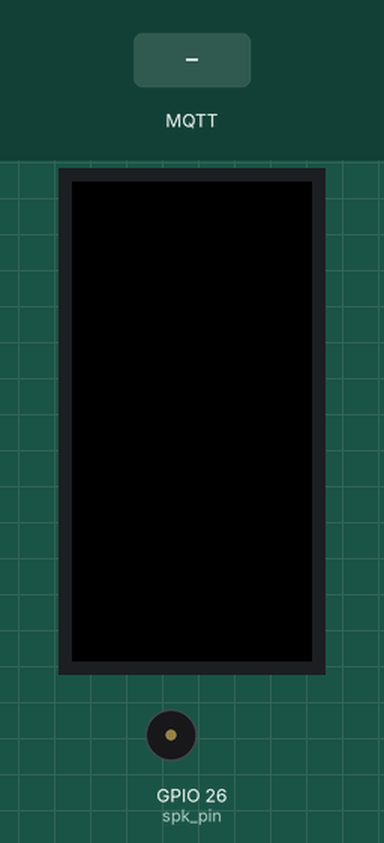
This sketch was run on a simulated ESP32. On the bench: 80×160 colour display, buzzer (waves = sounding). Inputs (shaded band) come from the test bench. WiFi joins after 1.5 s; servers stay silent unless stated; no MQTT or app messages arrive unless stated; what the sketch prints to the serial monitor is not drawn.

Above: at 2.9 s.
3.0 s: MQTT message "1" arrives on the first subscribed topic
At 3.3 s:
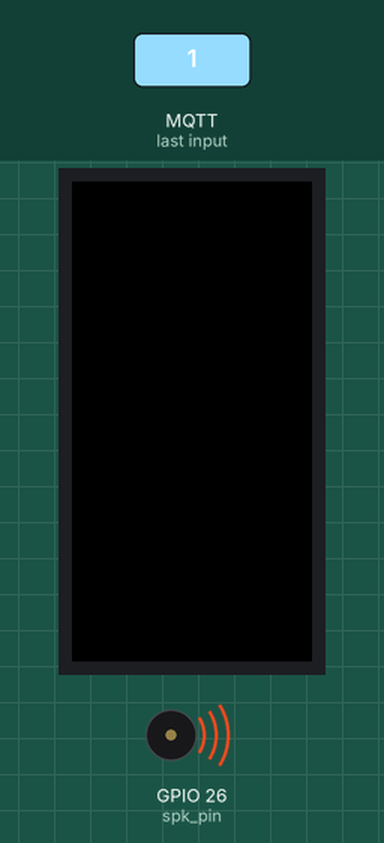
6.0 s: MQTT message "0" arrives on the first subscribed topic
Timing chart, 0 to 9.0 s (numbered marks = the images above; inputs shaded):
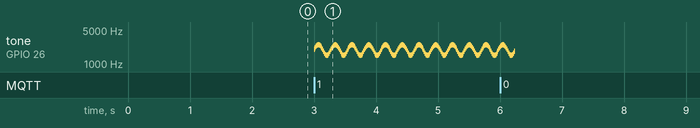

The sketch:

alarm.ino
```cpp
#include <WiFi.h>
#include "PubSubClient.h"
#include <M5StickC.h>
const char* ssid = "ArduinoWifiShield";
const char* password = "woufwouf06";
static const char* connectionString = "";
const char* mqtt_server = "192.168.43.254";
const char* alert_topic = "/alarm";
const char* clientID = "alarm";
const int spk_pin = 26;
int freq = 30;
int channel = 0;
int resolution = 15;
float sinVal;
int toneVal;
WiFiClient wifiClient;
PubSubClient client(mqtt_server, 1883, wifiClient);
int alarmOn = false;

void callback(char* topic, byte *payload, unsigned int length){
  Serial.println("-------Nouveau message du broker mqtt-------");
  if ((char)payload[0] == '1') {
     Serial.println("RECEIVED ALARM ON");
     alarmOn = true;
   } else {
     Serial.println("RECEIVED ALARM OFF");
     alarmOn = false;
   }

}
void setup(){
  Serial.begin(115200);
  M5.begin();
  ledcSetup(channel, freq, resolution);
  ledcAttachPin(spk_pin, channel);
  ledcWrite(channel, 256);
  ledcWriteTone(channel, 0);
  Serial.println("Starting connection WiFi.");
  delay(10);
  WiFi.begin(ssid, password);
  while(WiFi.status() != WL_CONNECTED){
    delay(500);
    Serial.print(".");
  }
  Serial.println("WiFi connected");
  Serial.println("IP address:");
  Serial.println(WiFi.localIP());
  client.setCallback(callback);
  if(client.connect(clientID)){
    Serial.println("Connected to MQTT Broker!");
  }else{
    Serial.print("Connection to MQTT Broker failed...");
  }

  client.subscribe(alert_topic);
}


void loop(){
  client.loop();
  if(alarmOn == true){
    for (int x = 0; x < 360; x += 20) {
      sinVal = sin(x * (PI / 180));
      toneVal = 2000 + sinVal * 500;
      ledcWriteTone(channel, toneVal);
      delay(15);
      ledcWriteTone(channel, 0);
    }
  }
  if(alarmOn == false){
    ledcWriteTone(channel, 0);
  }

}
```
